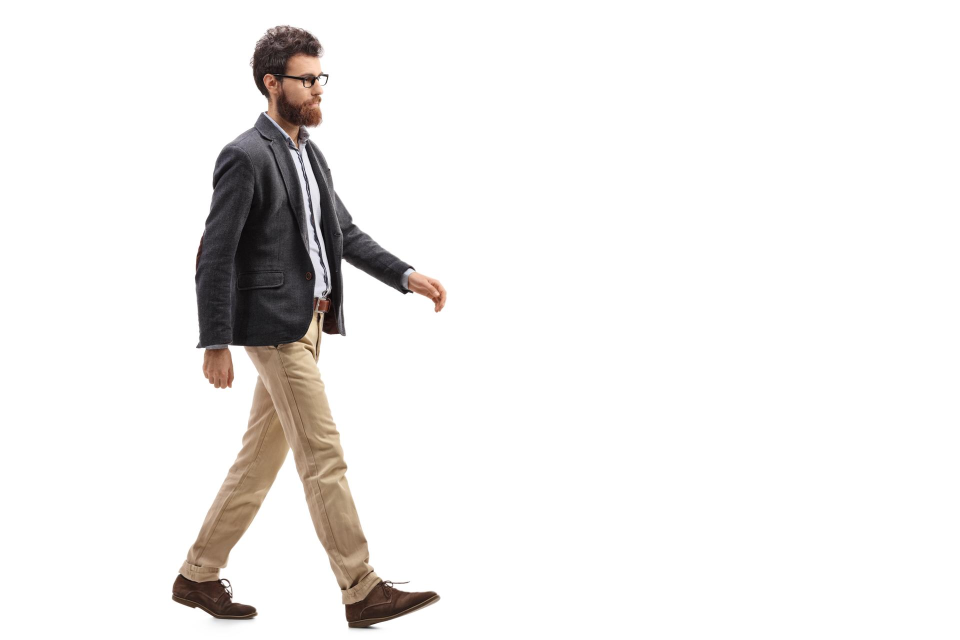
#> input picture DATA/lab_1/1.jpg, 1920 x 1280 px (shown at 1/2 size)
$ jupyter execute lab_1.ipynb   (shell and % lines are left out)
#> lines starting #> are read from the running program, lines starting #| are printed output that depends on the picture; after the words box and inside, x2 and y2 are one past the last pixel; in counts of white or black regions, pixels touching at a corner belong together
# Лабораторная работа №1

---
## Задание 1. Случайный массив NumPy и операции над ним

[cell 1]
import numpy as np
import matplotlib.pyplot as plt

### Создание случайного массива

[cell 2]
np.random.seed(42)
arr = np.random.randint(0, 100, 20)
print('Одномерный массив:', arr)

### Базовые статистические операции

[cell 3]
print('Максимум:', arr.max())
print('Минимум:', arr.min())
print('Среднее:', arr.mean())
print('Индекс максимума:', arr.argmax())
print('Индекс минимума:', arr.argmin())
print('Стандартное отклонение:', arr.std())
print('Сумма элементов:', arr.sum())

### Reshape — изменение формы массива

[cell 4]
mat = arr.reshape(4, 5)
print('Матрица 4x5:')
print(mat)
print('Форма:', mat.shape)

### Индексация и срезы

[cell 5]
print('Элемент [1, 3]:', mat[1, 3])
print('Первая строка:', mat[0, :])
print('Последний столбец:', mat[:, -1])
print('Подматрица [0:2, 0:3]:')
print(mat[0:2, 0:3])

### Арифметические операции

[cell 6]
arr2 = np.random.randint(0, 100, 20)
print('arr:', arr)
print('arr2:', arr2)
print()
print('arr + arr2:', arr + arr2)
print('arr * arr2:', arr * arr2)
print('arr * 2:', arr * 2)
print('arr ** 2:', arr ** 2)

### Скалярное произведение (dot product)

[cell 7]
a = np.random.randn(5)
b = np.random.randn(5)
print('a:', a)
print('b:', b)
print()
print('Поэлементное умножение и сумма:', (a * b).sum())
print('np.dot(a, b):', np.dot(a, b))
print('a.dot(b):', a.dot(b))

### Булева индексация (фильтрация)

[cell 8]
print('Элементы > 50:', arr[arr > 50])
print('Элементы между 20 и 60:', arr[(arr >= 20) & (arr <= 60)])

### Специальные массивы

[cell 9]
print('Нулевая матрица 3x3:')
print(np.zeros((3, 3)))
print()
print('Единичная матрица 3x3:')
print(np.ones((3, 3)))
print()
print('Единичная (eye) матрица 4x4:')
print(np.eye(4))
print()
print('arange(0, 20, 3):', np.arange(0, 20, 3))

### Транспонирование и сортировка

[cell 10]
print('Исходная матрица:')
print(mat)
print()
print('Транспонированная матрица:')
print(mat.T)
print()
print('Отсортированный массив:', np.sort(arr))

---
## Задание 2. Выделение объектов на изображении с помощью OpenCV

[cell 11]
import cv2

### Загрузка изображения

[cell 12]
img_bgr = cv2.imread('DATA/lab_1/1.jpg')
#> img_bgr is the input picture: shape (1280, 1920, 3); mean B, G, R 237, 238, 239.8
img_rgb = cv2.cvtColor(img_bgr, cv2.COLOR_BGR2RGB)

print('Размер изображения:', img_rgb.shape)
#| Размер изображения: (1280, 1920, 3)

plt.figure(figsize=(10, 7))
plt.imshow(img_rgb)
plt.title('Исходное изображение')
plt.axis('off')
plt.show()

### Выделение объектов функциями рисования OpenCV

На изображении присутствует человек. Выделим его и отдельные элементы (голова, пиджак, брюки, ботинки) с помощью функций `cv2.rectangle`, `cv2.circle`, `cv2.putText`.

[cell 13]
img_draw = img_rgb.copy()

# 1. Прямоугольник вокруг всего человека
cv2.rectangle(img_draw, (120, 30), (940, 1250), (0, 255, 0), 4)

# 2. Круг вокруг головы
cv2.circle(img_draw, (580, 150), 100, (255, 0, 0), 3)

# 3. Прямоугольник вокруг пиджака
cv2.rectangle(img_draw, (400, 250), (800, 710), (0, 0, 255), 3)

# 4. Прямоугольник вокруг брюк
cv2.rectangle(img_draw, (380, 600), (750, 1200), (255, 255, 0), 3)

# 5. Контур левого ботинка
cv2.rectangle(img_draw, (350, 1140), (510, 1250), (255, 0, 255), 3)

# 6. Контур правого ботинка
cv2.rectangle(img_draw, (690, 1140), (900, 1250), (255, 0, 255), 3)

font = cv2.FONT_HERSHEY_SIMPLEX
cv2.putText(img_draw, 'Person', (950, 650), font, 1.5, (0, 255, 0), 3, cv2.LINE_AA)
cv2.putText(img_draw, 'Head', (700, 170), font, 1.2, (255, 0, 0), 2, cv2.LINE_AA)
cv2.putText(img_draw, 'Jacket', (810, 500), font, 1.2, (0, 0, 255), 2, cv2.LINE_AA)
cv2.putText(img_draw, 'Pants', (650, 900), font, 1.2, (255, 255, 0), 2, cv2.LINE_AA)
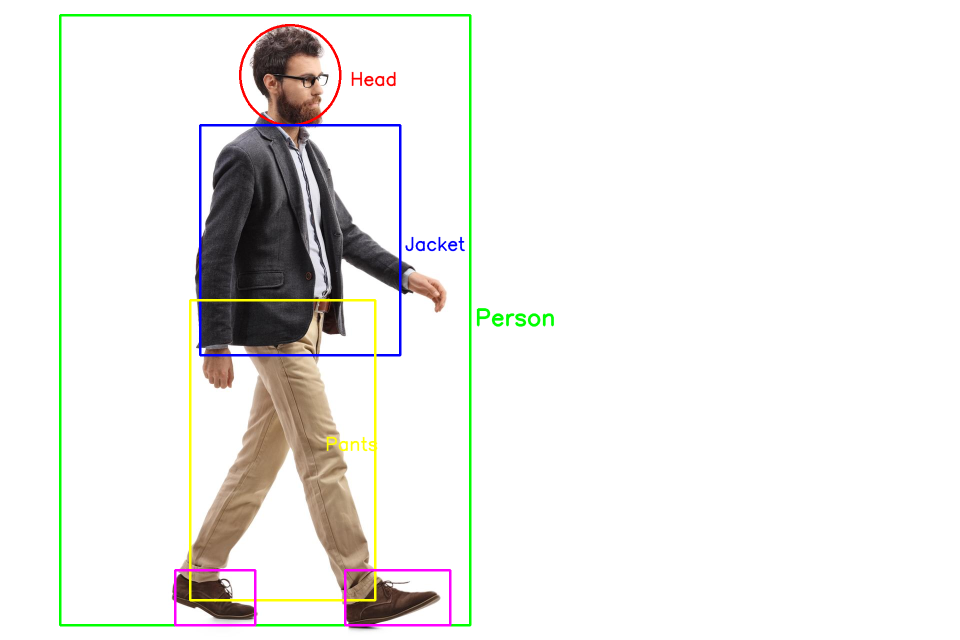
#> img_draw: shape (1280, 1920, 3) (shown at 1/2 size); mean R, G, B 237.1, 236.6, 234
cv2.putText(img_draw, 'Shoe', (250, 1200), font, 1.0, (255, 0, 255), 2, cv2.LINE_AA)
#> img_draw: shape (1280, 1920, 3); 0.04% of pixels changed, all inside (x1, y1, x2, y2) = (251, 1177, 326, 1203)
cv2.putText(img_draw, 'Shoe', (590, 1170), font, 1.0, (255, 0, 255), 2, cv2.LINE_AA)
#> img_draw: shape (1280, 1920, 3); mean R, G, B 237.1, 236.5, 234

plt.figure(figsize=(10, 7))
plt.imshow(img_draw)
plt.title('Выделение объектов функциями OpenCV')
plt.axis('off')
plt.show()

### Автоматическое выделение человека прямоугольником

[cell 14]
gray = cv2.cvtColor(img_bgr, cv2.COLOR_BGR2GRAY)
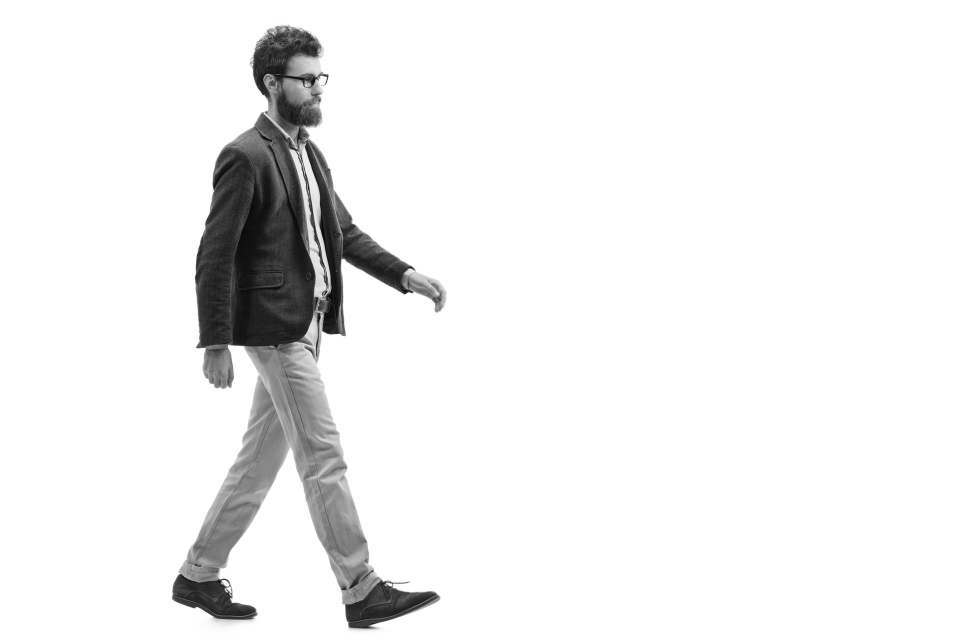
#> gray: shape (1280, 1920) (shown at 1/2 size); min 0, max 255, mean 238.4

_, thresh = cv2.threshold(gray, 200, 255, cv2.THRESH_BINARY_INV)
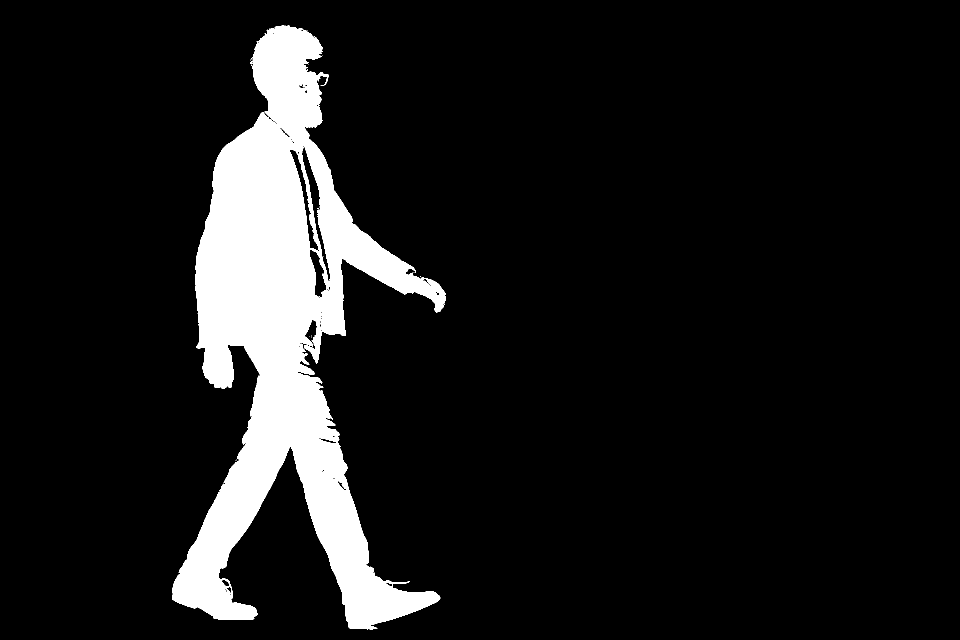
#> thresh: shape (1280, 1920) (shown at 1/2 size); 10% white; 19 white regions (18 under 20 px)

contours, _ = cv2.findContours(thresh, cv2.RETR_EXTERNAL, cv2.CHAIN_APPROX_SIMPLE)
#> contours = 16 contours, 15 with area under 20; largest, box (x1, y1, x2, y2) and area: (344, 50, 892, 1259) 249570

largest = max(contours, key=cv2.contourArea)
#> largest = contour of 3139 points, box (x1, y1, x2, y2) (344, 50, 892, 1259), area 249570
x, y, w, h = cv2.boundingRect(largest)
#> x = 344; y = 50; w = 548; h = 1209

img_auto = img_rgb.copy()
cv2.rectangle(img_auto, (x, y), (x + w, y + h), (0, 255, 0), 4)
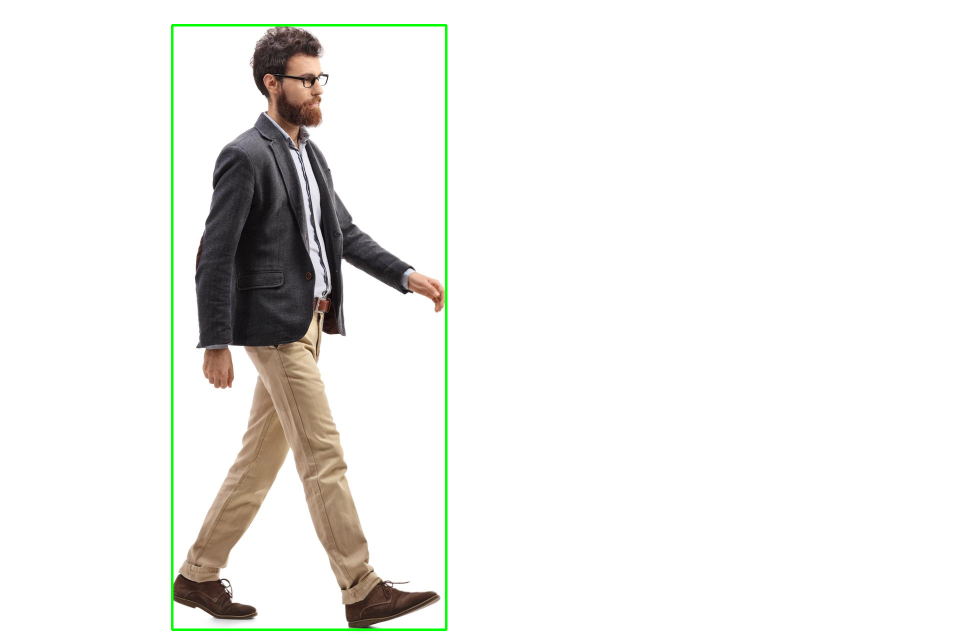
#> img_auto: shape (1280, 1920, 3) (shown at 1/2 size); mean R, G, B 237.9, 238.1, 235.2

print(f'Bounding box: x={x}, y={y}, w={w}, h={h}')
#| Bounding box: x=344, y=50, w=548, h=1209

fig, axes = plt.subplots(1, 2, figsize=(16, 7))

axes[0].imshow(thresh, cmap='gray')
axes[0].set_title('Бинарная маска (threshold)')
axes[0].axis('off')

axes[1].imshow(img_auto)
axes[1].set_title('Автоматическое выделение человека')
axes[1].axis('off')

plt.tight_layout()
plt.show()

---
## Задание 3. Реализация функции rectangle

Реализуем собственную функцию `my_rectangle`, которая рисует прямоугольник на изображении (NumPy-массиве), **не используя OpenCV** для отрисовки.

[cell 15]
def my_rectangle(img, pt1, pt2, color=(0, 255, 0), thickness=1):
    result = img.copy()
    h, w = result.shape[:2]

    x1, y1 = pt1
    x2, y2 = pt2

    # Убеждаемся, что pt1 — верхний левый, pt2 — нижний правый
    x1, x2 = min(x1, x2), max(x1, x2)
    y1, y2 = min(y1, y2), max(y1, y2)

    # Обрезаем по границам изображения
    x1 = max(0, x1)
    y1 = max(0, y1)
    x2 = min(w - 1, x2)
    y2 = min(h - 1, y2)

    color = np.array(color, dtype=result.dtype)

    if thickness == -1:
        # Заливка прямоугольника
        result[y1:y2+1, x1:x2+1] = color
    else:
        t = thickness
        # Верхняя горизонтальная линия
        result[y1:min(y1+t, y2+1), x1:x2+1] = color
        # Нижняя горизонтальная линия
        result[max(y2-t+1, y1):y2+1, x1:x2+1] = color
        # Левая вертикальная линия
        result[y1:y2+1, x1:min(x1+t, x2+1)] = color
        # Правая вертикальная линия
        result[y1:y2+1, max(x2-t+1, x1):x2+1] = color

    return result

### Тест 1: Прямоугольники на чёрном холсте

[cell 16]
canvas = np.zeros((512, 512, 3), dtype=np.uint8)

# Зелёный прямоугольник с толщиной 5
canvas = my_rectangle(canvas, (50, 50), (200, 200), color=(0, 255, 0), thickness=5)

# Красный залитый прямоугольник
canvas = my_rectangle(canvas, (250, 100), (450, 300), color=(255, 0, 0), thickness=-1)

# Синий тонкий прямоугольник
canvas = my_rectangle(canvas, (100, 350), (400, 480), color=(0, 0, 255), thickness=2)

plt.figure(figsize=(6, 6))
plt.imshow(canvas)
plt.title('Прямоугольники на чёрном холсте (my_rectangle)')
plt.axis('off')
plt.show()
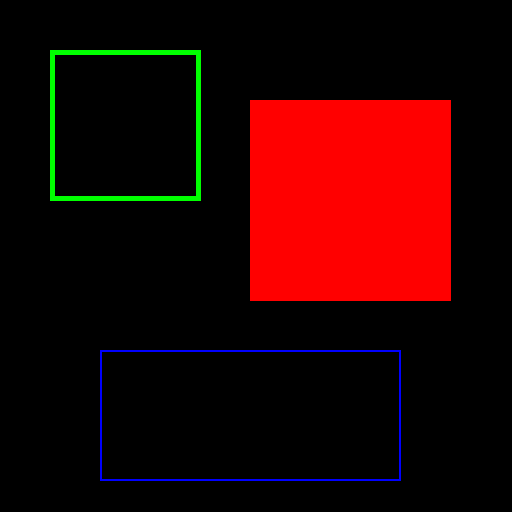
#> shown: shape (512, 512, 3); mean R, G, B 39.3, 2.8, 1.7

### Тест 2: Прямоугольник на реальном изображении

[cell 17]
test_img_bgr = cv2.imread('DATA/lab_1/1.jpg')
test_img_rgb = cv2.cvtColor(test_img_bgr, cv2.COLOR_BGR2RGB)

result = my_rectangle(test_img_rgb, (100, 20), (950, 1260), color=(0, 255, 0), thickness=5)
#> call 4 of my_rectangle, with pt1 = (100, 20), pt2 = (950, 1260), color = (0, 255, 0), thickness = 5
#> in my_rectangle (call 4), `result[y1:y2+1, max(x2-t+1, x1):x2+1] = color`:
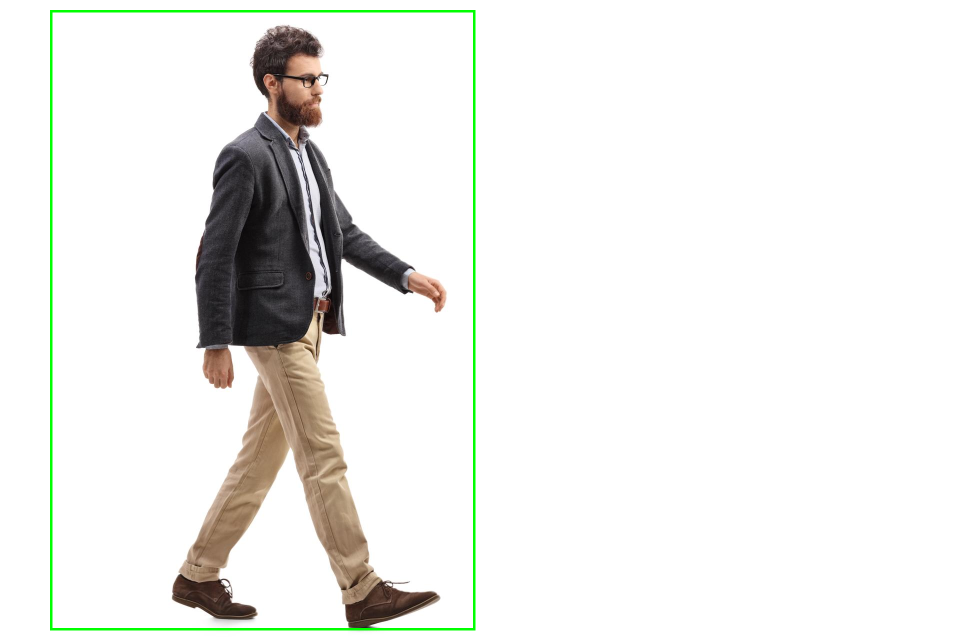
#> result: shape (1280, 1920, 3) (shown at 1/2 size); mean R, G, B 237.6, 238.1, 234.9

plt.figure(figsize=(10, 7))
plt.imshow(result)
plt.title('Прямоугольник на изображении (my_rectangle)')
plt.axis('off')
plt.show()

### Тест 3: Сравнение с cv2.rectangle

[cell 18]
img_my = my_rectangle(test_img_rgb.copy(), (100, 20), (950, 1260), color=(0, 255, 0), thickness=5)

img_cv = test_img_rgb.copy()
cv2.rectangle(img_cv, (100, 20), (950, 1260), (0, 255, 0), 5)
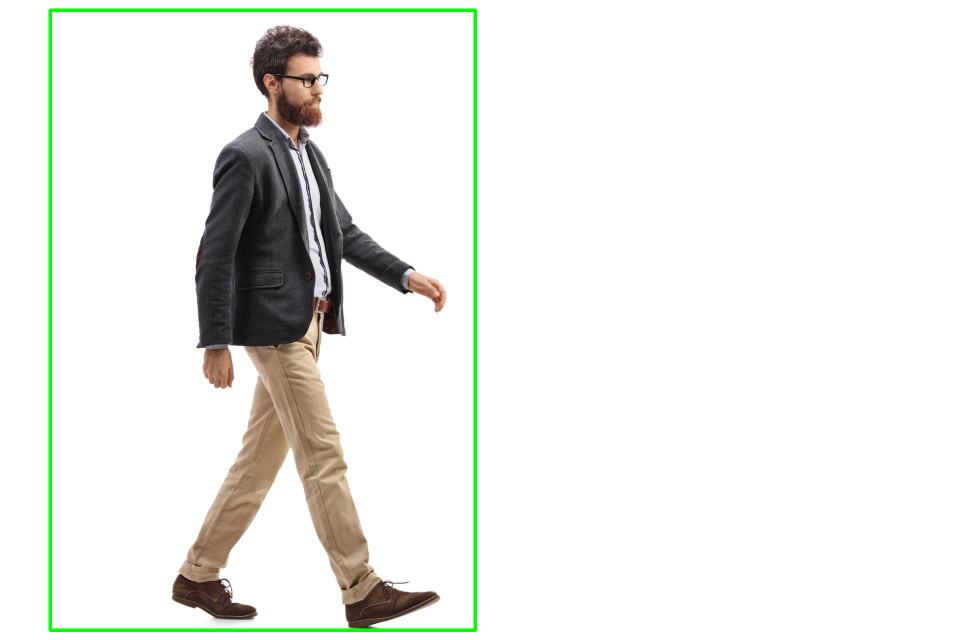
#> img_cv: shape (1280, 1920, 3) (shown at 1/2 size); mean R, G, B 236.7, 238, 234

fig, axes = plt.subplots(1, 2, figsize=(16, 7))

axes[0].imshow(img_my)
axes[0].set_title('my_rectangle (NumPy)')
axes[0].axis('off')

axes[1].imshow(img_cv)
axes[1].set_title('cv2.rectangle (OpenCV)')
axes[1].axis('off')

plt.tight_layout()
plt.show()
